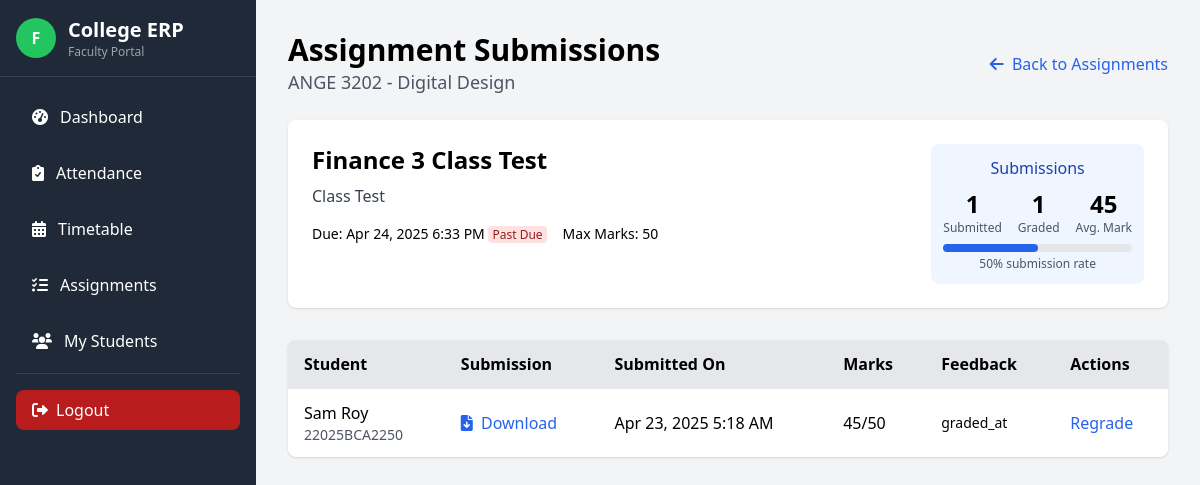
/faculty/assignment_submissions.php?id=1 (signed in), run on the app's committed database.
### tables this page shows
CREATE TABLE IF NOT EXISTS `assignments` (
  `assignment_id` int NOT NULL AUTO_INCREMENT,
  `course_id` int DEFAULT NULL,
  `faculty_id` int DEFAULT NULL,
  `title` varchar(100) NOT NULL,
  `description` text,
  `due_date` datetime NOT NULL,
  `max_marks` int NOT NULL,
  `created_at` timestamp NULL DEFAULT CURRENT_TIMESTAMP,
  PRIMARY KEY (`assignment_id`)
);

CREATE TABLE IF NOT EXISTS `subjects` (
  `subject_id` int NOT NULL AUTO_INCREMENT,
  `subject_code` varchar(20) NOT NULL,
  `subject_name` varchar(100) NOT NULL,
  `program_id` int DEFAULT NULL,
  `semester` int NOT NULL,
  `credits` int NOT NULL,
  PRIMARY KEY (`subject_id`),
  UNIQUE KEY `subject_code` (`subject_code`)
);

CREATE TABLE IF NOT EXISTS `submissions` (
  `submission_id` int NOT NULL AUTO_INCREMENT,
  `assignment_id` int DEFAULT NULL,
  `student_id` int DEFAULT NULL,
  `file_path` varchar(255) NOT NULL,
  `submitted_at` timestamp NULL DEFAULT CURRENT_TIMESTAMP,
  `marks` int DEFAULT NULL,
  `feedback` text,
  PRIMARY KEY (`submission_id`),
  UNIQUE KEY `assignment_id` (`assignment_id`,`student_id`)
);

CREATE TABLE IF NOT EXISTS `students` (
  `student_id` int NOT NULL AUTO_INCREMENT,
  `user_id` int DEFAULT NULL,
  `full_name` varchar(100) NOT NULL,
  `roll_number` varchar(20) NOT NULL,
  `program` varchar(50) NOT NULL,
  `batch` year NOT NULL,
  `contact` varchar(20) DEFAULT NULL,
  PRIMARY KEY (`student_id`),
  UNIQUE KEY `roll_number` (`roll_number`),
  UNIQUE KEY `user_id` (`user_id`)
);

### faculty/assignment_submissions.php (the view, shortened to what this page needs)
<?php
require_once '../config/db.php';
$assignment_id = isset($_GET['id']) ? (int)$_GET['id'] : 0;
$assignment = $pdo->prepare("
    SELECT a.*, s.subject_code, s.subject_name
    FROM assignments a
    JOIN subjects s ON a.course_id = s.subject_id
    WHERE a.assignment_id = ?
");
$assignment->execute([$assignment_id]);
$assignment = $assignment->fetch();
$submissions = $pdo->prepare("
    SELECT sub.*,
           st.roll_number, st.full_name AS student_name,
           s.subject_code, s.subject_name
    FROM submissions sub
    JOIN students st ON sub.student_id = st.student_id
    JOIN assignments a ON sub.assignment_id = a.assignment_id
    JOIN subjects s ON a.course_id = s.subject_id
    WHERE sub.assignment_id = ?
    ORDER BY
        CASE WHEN sub.marks IS NULL THEN 0 ELSE 1 END,
        st.roll_number
");
$submissions->execute([$assignment_id]);
$submissions = $submissions->fetchAll();
$total_students = $pdo->prepare("
    SELECT COUNT(*)
    FROM student_subjects ss
    JOIN students s ON ss.student_id = s.student_id
    WHERE ss.subject_id = ?
");
$total_students->execute([$assignment['course_id']]);
$total_students = $total_students->fetchColumn();
$submitted_count = count($submissions);
$graded_count = 0;
$average_mark = 0;
foreach ($submissions as $sub) {
    if ($sub['marks'] !== null) {
        $graded_count++;
        $average_mark += $sub['marks'];
    }
}
$average_mark = $graded_count > 0 ? round($average_mark / $graded_count, 1) : 0;
$submission_rate = $total_students > 0 ? round(($submitted_count / $total_students) * 100) : 0;
?>
<!DOCTYPE html>
<html lang="en">
<head>
    <script src="https://cdn.tailwindcss.com"></script>
    <link rel="stylesheet" href="https://cdnjs.cloudflare.com/ajax/libs/font-awesome/6.0.0/css/all.min.css">
</head>
<body class="bg-gray-100">
    <?php include '../includes/faculty_sidebar.php'; ?>
    <div class="ml-64 p-8">
        <div class="flex justify-between items-center mb-6">
            <div>
                <h1 class="text-3xl font-bold">Assignment Submissions</h1>
                <div class="text-lg text-gray-600">
                    <?= htmlspecialchars($assignment['subject_code']) ?> - <?= htmlspecialchars($assignment['subject_name']) ?>
                </div>
            </div>
            <a href="assignments.php" class="text-blue-600 hover:text-blue-800">
                <i class="fas fa-arrow-left mr-1"></i> Back to Assignments
            </a>
        </div>
        <div class="bg-white rounded-lg shadow p-6 mb-8">
            <div class="flex justify-between items-start">
                <div>
                    <h2 class="text-2xl font-bold mb-2"><?= htmlspecialchars($assignment['title']) ?></h2>
                    <p class="text-gray-700 mb-4"><?= htmlspecialchars($assignment['description']) ?></p>
                    <div class="flex space-x-4 text-sm">
                        <div>
                            <span class="font-medium">Due:</span>
                            <?= date('M j, Y g:i A', strtotime($assignment['due_date'])) ?>
                            <?php if (strtotime($assignment['due_date']) < time()): ?>
                                <span class="text-xs bg-red-100 text-red-800 px-1 rounded">Past Due</span>
                            <?php endif; ?>
                        </div>
                        <div>
                            <span class="font-medium">Max Marks:</span> <?= $assignment['max_marks'] ?>
                        </div>
                    </div>
                </div>
                <div class="bg-blue-50 p-3 rounded-lg">
                    <div class="text-center text-blue-800 font-medium">Submissions</div>
                    <div class="flex justify-between space-x-4 mt-2">
                        <div class="text-center">
                            <div class="text-2xl font-bold"><?= $submitted_count ?></div>
                            <div class="text-xs text-gray-600">Submitted</div>
                        </div>
                        <div class="text-center">
                            <div class="text-2xl font-bold"><?= $graded_count ?></div>
                            <div class="text-xs text-gray-600">Graded</div>
                        </div>
                        <div class="text-center">
                            <div class="text-2xl font-bold"><?= $average_mark ?></div>
                            <div class="text-xs text-gray-600">Avg. Mark</div>
                        </div>
                    </div>
                    <div class="mt-2">
                        <div class="w-full bg-gray-200 rounded-full h-2">
                            <div class="bg-blue-600 h-2 rounded-full" style="width: <?= $submission_rate ?>%"></div>
                        </div>
                        <div class="text-xs text-gray-600 text-center mt-1"><?= $submission_rate ?>% submission rate</div>
                    </div>
                </div>
            </div>
        </div>
        <div class="bg-white rounded-lg shadow overflow-hidden">
            <table class="min-w-full">
                <thead class="bg-gray-200">
                    <tr>
                        <th class="py-3 px-4 text-left">Student</th>
                        <th class="py-3 px-4 text-left">Submission</th>
                        <th class="py-3 px-4 text-left">Submitted On</th>
                        <th class="py-3 px-4 text-left">Marks</th>
                        <th class="py-3 px-4 text-left">Feedback</th>
                        <th class="py-3 px-4 text-left">Actions</th>
                    </tr>
                </thead>
                <tbody>
                    <?php if (empty($submissions)): ?>
                        <tr>
                            <td colspan="6" class="py-4 px-4 text-center text-gray-500">
                                No submissions yet
                            </td>
                        </tr>
                    <?php else: ?>
                        <?php foreach ($submissions as $submission): ?>
                        <tr class="border-t hover:bg-gray-50 <?= $submission['marks'] === null ? 'bg-yellow-50' : '' ?>">
                            <td class="py-3 px-4">
                                <div class="font-medium"><?= htmlspecialchars($submission['student_name']) ?></div>
                                <div class="text-sm text-gray-600"><?= htmlspecialchars($submission['roll_number']) ?></div>
                            </td>
                            <td class="py-3 px-4">
                                <?php if ($submission['file_path']): ?>
                                    <a href="../uploads/assignments/<?= htmlspecialchars($submission['file_path']) ?>"
                                       target="_blank"
                                       class="text-blue-600 hover:text-blue-800">
                                        <i class="fas fa-file-download mr-1"></i> Download
                                    </a>
                                <?php else: ?>
                                    <span class="text-gray-500">No file</span>
                                <?php endif; ?>
                            </td>
                            <td class="py-3 px-4">
                                <?= date('M j, Y g:i A', strtotime($submission['submitted_at'])) ?>
                            </td>
                            <td class="py-3 px-4">
                                <?php if ($submission['marks'] !== null): ?>
                                    <span class="font-medium"><?= $submission['marks'] ?></span>/<?= $assignment['max_marks'] ?>
                                <?php else: ?>
                                    <span class="text-yellow-600">Pending</span>
                                <?php endif; ?>
                            </td>
                            <td class="py-3 px-4">
                                <?php if ($submission['feedback']): ?>
                                    <div class="text-sm line-clamp-2"><?= htmlspecialchars($submission['feedback']) ?></div>
                                <?php else: ?>
                                    <span class="text-gray-500">None</span>
                                <?php endif; ?>
                            </td>
                            <td class="py-3 px-4">
                                <button onclick="openGradeModal(
                                    <?= $submission['submission_id'] ?>,
                                    '<?= htmlspecialchars(addslashes($assignment['title'])) ?>',
                                    '<?= htmlspecialchars(addslashes($submission['student_name'])) ?>',
                                    <?= $assignment['max_marks'] ?>,
                                    <?= $submission['marks'] ?: 'null' ?>,
                                    `<?= isset($submission['feedback']) ? htmlspecialchars(addslashes($submission['feedback'])) : '' ?>`
                                )" class="text-blue-600 hover:text-blue-800">
                                    <?= $submission['marks'] === null ? 'Grade' : 'Regrade' ?>
                                </button>
                            </td>
                        </tr>
                        <?php endforeach; ?>
                    <?php endif; ?>
                </tbody>
            </table>
        </div>
    </div>
</body>
</html>

### data on the page
assignments: subjects.subject_code "ANGE 3202", subjects.subject_name "Digital Design", title "Finance 3 Class Test", description "Class Test", due_date "Apr 24, 2025 6:33 PM", max_marks "50"
submissions: student.full_name "Sam Roy", student.roll_number "22025BCA2250", submitted_at "Apr 23, 2025 5:18 AM", marks "45", assignment.max_marks "50", feedback "graded_at", shows "Regrade"

### other printed values
$submitted_count "1"
$graded_count "1"
$average_mark "45"
$submission_rate "50"
